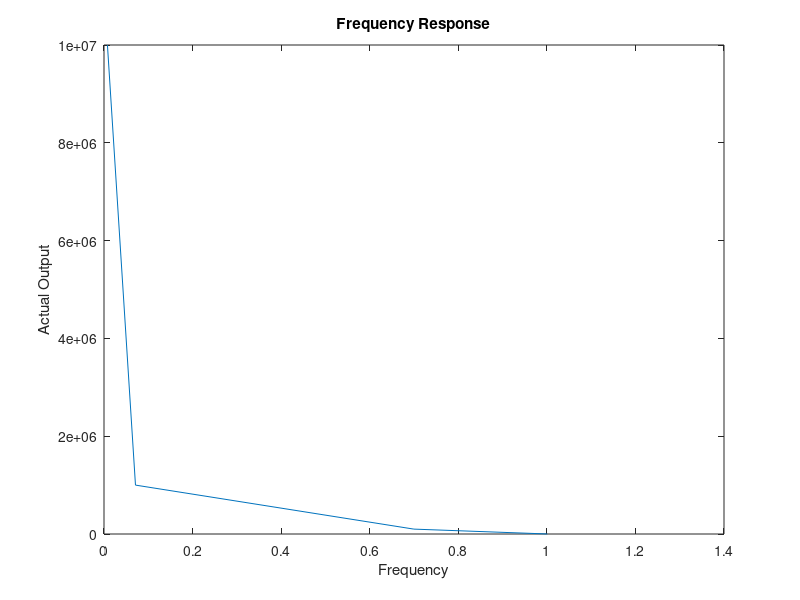

Reproduce this figure in MATLAB.
%% this script used to draw the frequency response;

frequencies = [10, 100, 1000, 100000, 1000000, 10000000];
actual_gain = [1.001, 0.9999, 0.9999, 0.6997, 0.07107, 0.00775];


plot(actual_gain, frequencies);
xlabel("Frequency");
ylabel("Actual Output");
title("Frequency Response");